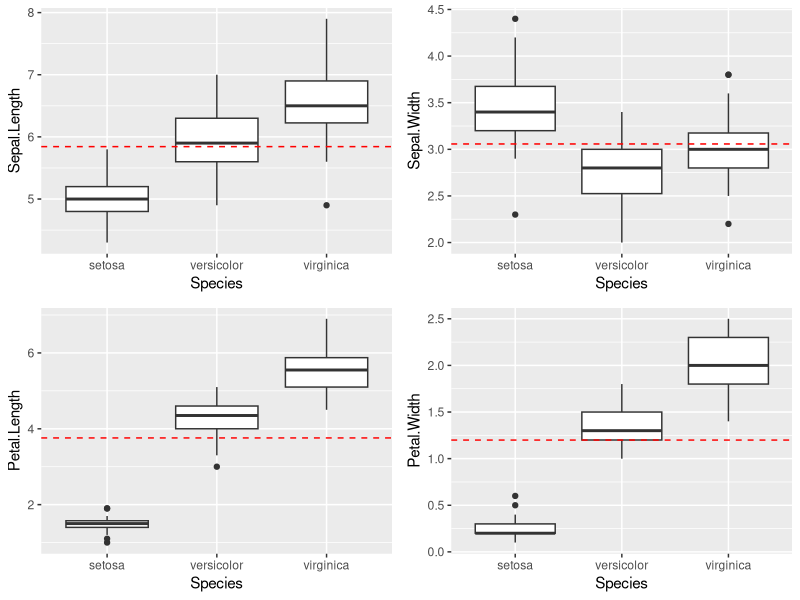
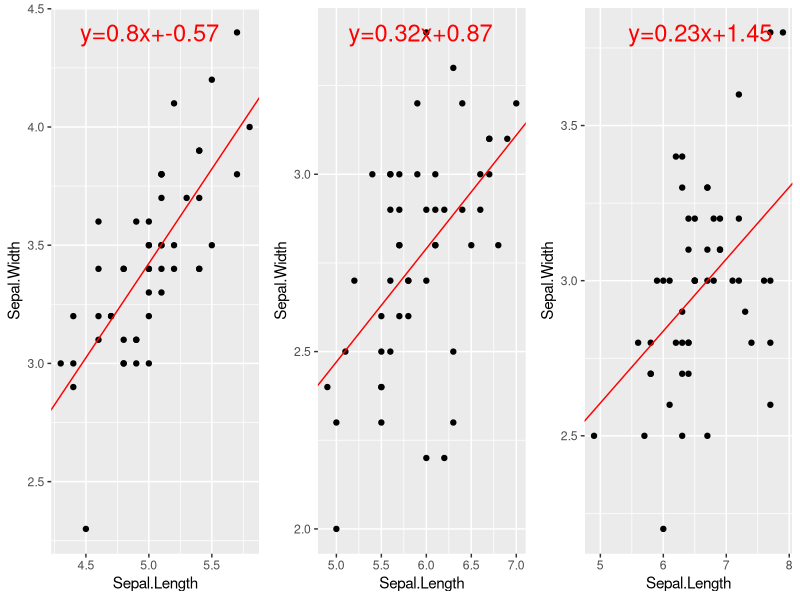
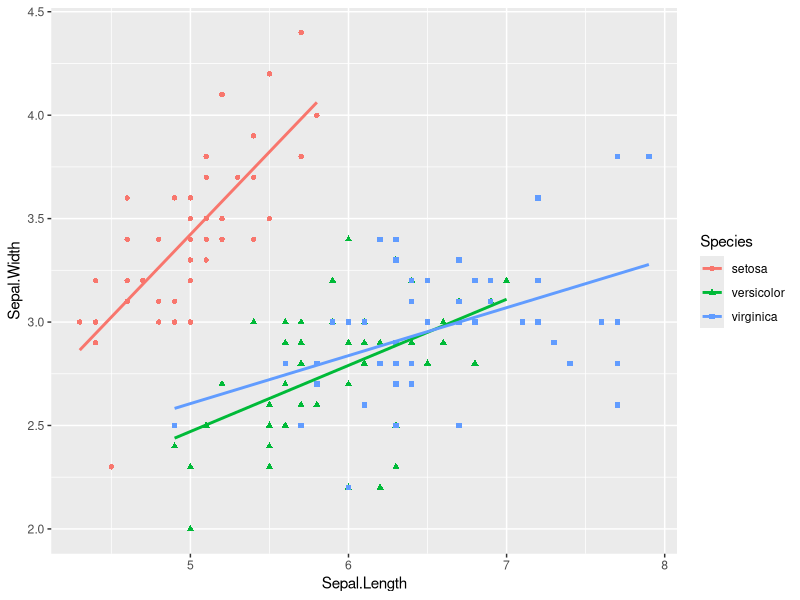

R code for these plots, in order:
## ---- chunk 1
x<-runif(1,-10,10)
if(x>0){print(paste("La valeur",round(x,1),"est positive",sep=" "))}
## ---- chunk 2
x<-runif(1,-10,10)
if(x>0){
  print(paste("La valeur",round(x,1),"est positive",sep=" "))}else{
  print(paste("La valeur",round(x,1),"est négative",sep=" "))}
## ---- chunk 3
#| code-fold: true
#| code-summary: "Voir la correction"
x<-runif(1,0,10)
y<-runif(1,0,10)
if(x<y){z<-x+1}else if(x>5 & y>5){z<-x+2}else{z<-x} 
print(paste("x=",x,"y=",y,"z=",z))
## ---- chunk 4
n<-100
x<-0
for(i in 1:n){x<-x+i}
print(x)
## ---- chunk 5
n<-100
x<-0
impairs<-seq(1,n,2)
for(i in impairs){x<-x+i}
print(x)
## ---- chunk 6
#| code-fold: true
#| code-summary: "Voir la correction"
n<-10
y=x=0
for(i in 1:n){
a<-runif(1,0,1)
if(a>0.5){y<-y+1}else{x<-x+1}
}
if(y>x){print("Gagnant")}else{print("Perdant")}
## ---- chunk 7
i<-1
while (i<10){
   print(i)
   i=i+1}
## ---- chunk 8
#| code-fold: true
#| code-summary: "Voir la correction"
vecAlea<-sample(1:100,100,T)
## Q1
## AVEC la boucle
IND<-c()
for(i in 1:100){ 
  if(vecAlea[i]>50){IND<-c(IND,i)}
  }

# SANS LA BOUCLE
IND<-which(vecAlea>50)

VEC<-vecAlea[IND]

## Q2 
M<-max(vecAlea)

IND_M<-c()
for(i in 1:100){ 
  if(vecAlea[i]==M){IND_M<-c(IND_M,i)}
  }
length(IND_M)

length(which(vecAlea==M))

## Q3
x<-c()
i<-1
while(i<=100){
  if(i/5-floor(i/5)>0){x<-c(x,i)}else{x<-x}
  i<-i+1
}
## ---- chunk 9
perim<-function(r){
  return(2*pi*r)
}
perim(1)
## ---- chunk 10
#| code-fold: true
#| code-summary: "Voir la correction"
perim<-function(r){
  if(r>0){return(2*pi*r)}else{return("On ne calcule le périmètre que lorsque r>0")}
}
perim(1)
perim(-1)
## ---- chunk 11
#| code-fold: true
#| code-summary: "Voir la correction"
rectangle<-function(L,l){
  P=2*(L+l)
  A=L*l
  return(list(Perim=P,Aire=A))
}
rectangle(11,10)
## Que le périmètre :
rectangle(11,10)$Perim
## ---- chunk 12
#| code-fold: true
#| code-summary: "Voir la correction"
SomEnt<-function(n){
  x<-0
  for(i in 1:n) x<-x+i
  return(x)
}
## ---- chunk 13
#| code-fold: true
#| code-summary: "Voir la correction"
droite<-function(x,y){
  b<-(mean(x*y)-mean(x)*mean(y))/(mean((x-mean(x))^2))
  a<-mean(y)-b*mean(x)
  return(list(a=a,b=b))
}
## ---- chunk 14
library(ggplot2)
library(dplyr)
## ---- chunk 15
data("iris")
## ---- chunk 16
#| code-fold: true
#| code-summary: "Voir la correction"
graph<-list()

for(i in 1:4){
  data=data.frame(Species=iris$Species,y=iris[,i])
  graph[[i]]<-ggplot(data,aes(x=Species,y=y))+
    geom_boxplot()+
    labs(y=colnames(iris)[i])+
    geom_hline(yintercept = mean(iris[,i]),linetype="dashed",color="red")
}
gridExtra::grid.arrange(grobs=graph,ncol=2,nrow=2)
## ---- chunk 17
#| code-fold: true
#| code-summary: "Voir la correction"
graph<-list()
especes<-levels(iris$Species)

for(i in 1:3){
    data=iris%>%filter(Species==especes[i])
    D<-droite(data$Sepal.Length,data$Sepal.Width)
   graph[[i]]<- ggplot(data,aes(x=Sepal.Length,y=Sepal.Width))+
      geom_point()+
      geom_abline(slope=D$b,intercept = D$a,color="red")+
     annotate("text", label =paste("y=",round(D$b,2),"x+",round(D$a,2),sep=""),
    x = mean(data$Sepal.Length), y = max(data$Sepal.Width), size = 6, colour = "red"
  )
}
gridExtra::grid.arrange(grobs=graph,ncol=3)
## ---- chunk 18
ggplot(iris,aes(x=Sepal.Length,y=Sepal.Width,shape=Species,color=Species))+
  geom_point()+
    geom_smooth(method="lm",se = FALSE) 
